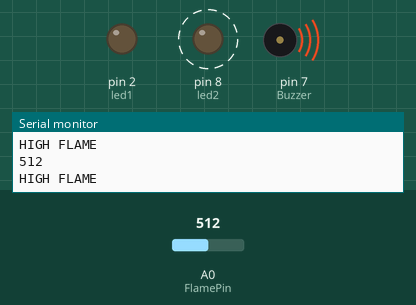
Simulated run of this sketch. Board: Arduino Uno, built with avr-gcc and run on an emulated ATmega328P. Parts: output pins drawn as LEDs (lit = HIGH), buzzer (waves = sounding, pin HIGH), the last lines printed to the serial monitor. Dashed ring = blinking. Inputs (shaded band) come from the test bench; at power-on: A0 (FlamePin) = 512.

Above: at 1.8 s.
1.9 s: A0 (FlamePin) set to 409
6.0 s: A0 (FlamePin) set to 390
At 6.3 s:
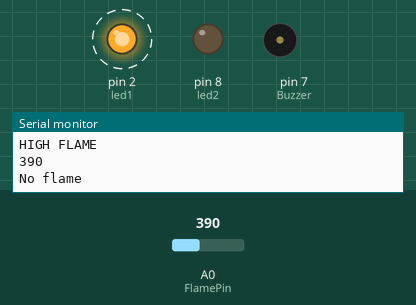
10.1 s: A0 (FlamePin) set to 410
At 11.3 s:
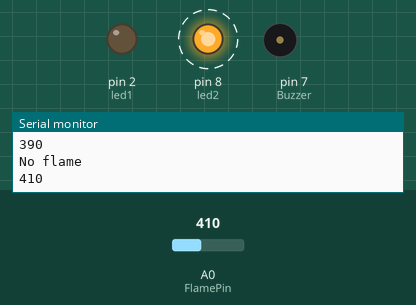
14.0 s: A0 (FlamePin) set to 306
At 14.9 s:
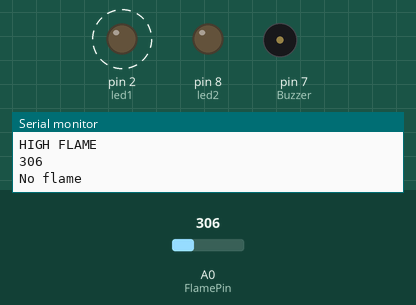
Timing chart, 0 to 18.5 s (numbered marks = the images above; inputs shaded):
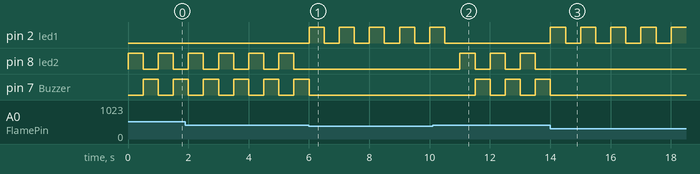

Measured:
- the behaviour switches between 401 and 400 on A0 (FlamePin) (found by bisection; images 0 and 1)
- after the input at 6.0 s, pin 2 (led1): alternates HIGH for 0.50 s and LOW for 0.50 s, starting at once; pin 8 (led2): stops changing and stays LOW; pin 7 (Buzzer): goes on until 6.0 s, then stays LOW
- after the input at 10.1 s, pin 2 (led1): goes on until 10.5 s, then stays LOW; pin 8 (led2): alternates HIGH for 0.50 s and LOW for 0.50 s, starting after 0.90 s; pin 7 (Buzzer): alternates HIGH for 0.50 s and LOW for 0.50 s, starting after 1.4 s
- after the input at 14.0 s, pin 2 (led1): alternates HIGH for 0.50 s and LOW for 0.50 s, starting at once; pin 8 (led2): stops changing and stays LOW; pin 7 (Buzzer): goes on until 14.0 s, then stays LOW
- by itself, pin 8 (led2), pin 7 (Buzzer): alternates HIGH for 0.50 s and LOW for 0.50 s

The sketch:

flame_oorg.ino
```cpp
int led1 = 2;
int led2 = 8;

int Buzzer = 7; // Use buzzer for alert
int FlamePin = A0;  // This is for input pin
int Flame;  // HIGH when FLAME Exposed

void setup() {
  pinMode(Buzzer, OUTPUT);
  pinMode(FlamePin, INPUT);
  Serial.begin(9600);
   pinMode(led1, OUTPUT);
  pinMode(led2, OUTPUT);

}

void loop() {
  Flame = analogRead(FlamePin);
  Serial.println(Flame);
  if (Flame>400)
  {
digitalWrite(led2, HIGH);   // turn the LED on (HIGH is the voltage level)
  delay(500);               // wait for a second
  digitalWrite(led2, LOW);    // turn the LED off by making the voltage LOW


    Serial.println("HIGH FLAME");
    digitalWrite(Buzzer, HIGH);
  delay(500);}
  else
  {
    Serial.println("No flame");

      digitalWrite(led1, HIGH);   // turn the LED on (HIGH is the voltage level)
 delay(500);               // wait for a second
  digitalWrite(led1, LOW);    // turn the LED off by making the voltage LOW
  delay(500);
  }
 digitalWrite(Buzzer,LOW);}
```
